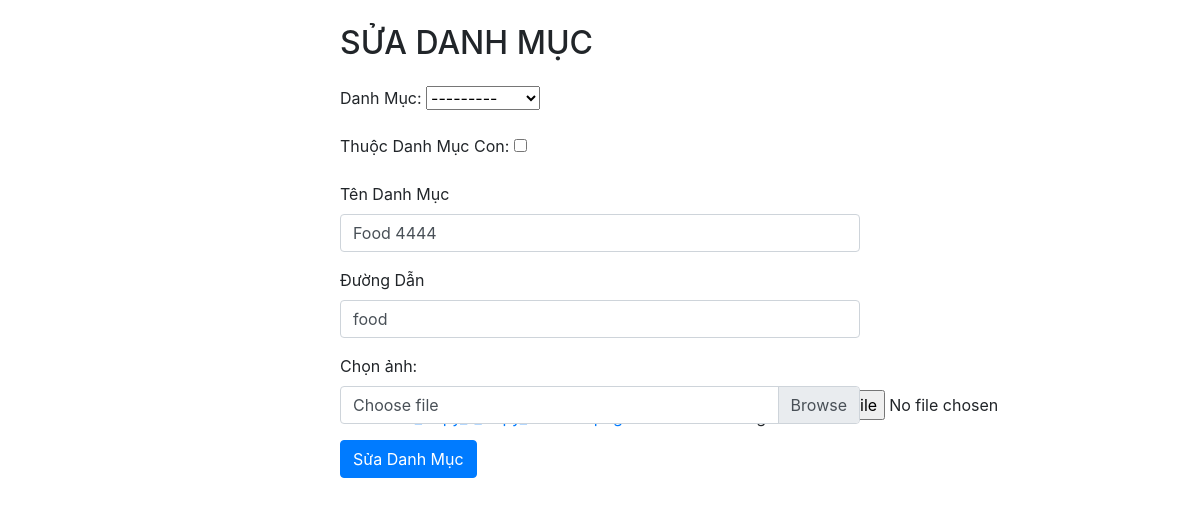
/editCategory/?id=1, run on the app's committed database.
### app/models.py (models this page shows, shortened)
class Category(models.Model):
    sub_category = models.ForeignKey('self', on_delete=models.CASCADE, related_name='sub_categories', null=True, blank=True)
    is_sub = models.BooleanField(default=False)
    name = models.CharField(max_length=200, null=True)
    slug = models.CharField(max_length=200, null=True)
    image = models.ImageField(null=True, blank=True)
    def __str__(self):
        return self.name

### app/python/admin/manage_category.py (the view)
# urls.py: path('editCategory/', views.editCategory, name="editCategory"),
def editCategory(request):
    id = request.GET.get('id', '')  # lấy id khi người dùng vlick vào sản phẩm nào đó
    category = get_object_or_404(Category, id=id)
    if request.method == 'POST':
        form = AddCategory(request.POST, request.FILES, instance=category)
        if form.is_valid():
            form.save()
            messages.success(request, 'Category updated successfully!')
            return redirect('manageCategory')
    form = AddCategory(instance=category, initial={'sub_category': category.sub_category, 'is_sub': category.is_sub,
                                                   'name': category.name, 'slug': category.slug, 'image': category.image})
    context = {'category': category,
               'form': form}
    return render(request, 'admin/editCategory.html', context)

### app/models.py
class AddCategory(forms.ModelForm):
    class Meta:
        model = Category
        fields = ['sub_category', 'is_sub', 'name', 'slug', 'image']
        widgets = {
            'name': forms.TextInput(attrs={'class': 'form-control'}),
            'slug': forms.TextInput(attrs={'class': 'form-control'}),
        }

### app/templates/admin/editCategory.html (shortened to what this page needs)
{% load static %}
<!DOCTYPE html>
<html>
<head>
  <link rel="stylesheet" href="https://maxcdn.bootstrapcdn.com/bootstrap/4.5.2/css/bootstrap.min.css">
</head>
<body>
<div class="container mt-4" style="width: 550px">
  <h2 class="mb-4">SỬA DANH MỤC</h2>
  <form method="POST" action="" enctype="multipart/form-data">
    <div class="form-group">
      <label for="categoryName">Danh Mục:</label>
      {{ form.sub_category }}
    </div>
      <div class="form-group">
      <label for="categoryDescription">Thuộc Danh Mục Con: </label>
      {{ form.is_sub }}
    </div>
    <div class="form-group">
      <label for="categoryDescription">Tên Danh Mục</label>
      {{ form.name }}
    </div>
      <div class="form-group">
      <label for="categoryDescription">Đường Dẫn</label>
      {{ form.slug }}
    </div>
    <div class="form-group">
        <label for="{{ form.image.id_for_label }}">Chọn ảnh: </label>
        <div class="input-group">
            <div class="custom-file">
                {{ form.image }}
                <label class="custom-file-label" for="{{ form.image.id_for_label }}">Choose file</label>
            </div>
        </div>
    </div>
    <button type="submit" class="btn btn-primary">Sửa Danh Mục</button>
  </form>
</div>
</body>
</html>

### data on the page
Category: sub_category "---------", name "Food 4444", slug "food"
